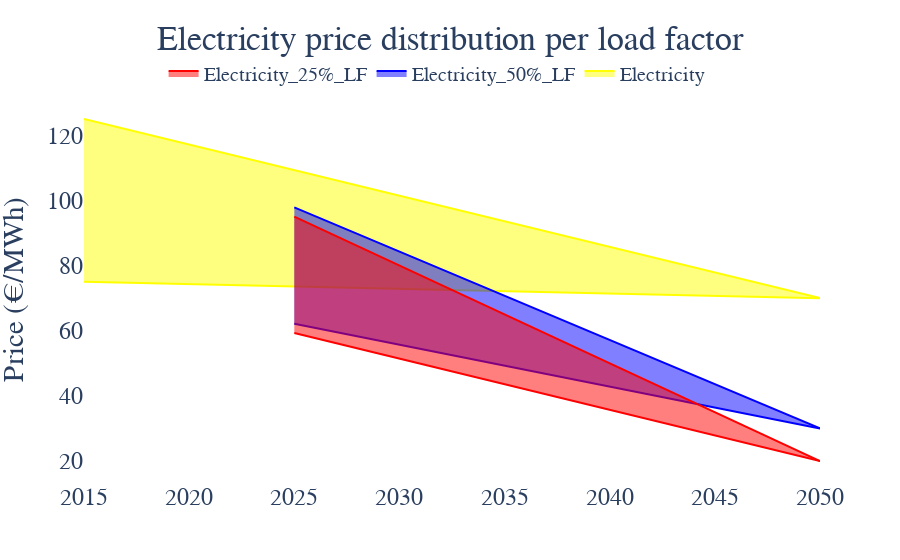

Notebook source saved alongside this figure:
### Code cell
year_list=[2015,2020,2025,2030,2040,2050]
param=V["Parameters"]["RESOURCES_parameters"]
elec_price=param.loc[(["Electricity","Electricity_50%_LF","Electricity_25%_LF"]),"flow_cost_r"].reset_index().sort_values(by="YEAR")
elec_price=elec_price[(elec_price.SECTOR=="Steel") &(elec_price.YEAR<=2050)]
elec_price=elec_price[elec_price.YEAR.isin(year_list)].drop(["SECTOR","AREAS"],axis=1)
elec_price.set_index(["RESOURCES","YEAR"],inplace=True)
mini={}
maxi={}
start_year={"Electricity":2015,"Electricity_50%_LF":2025,"Electricity_25%_LF":2025}
for elec_type in ["Electricity","Electricity_50%_LF","Electricity_25%_LF"]:
    year_mini={}
    year_maxi={}
    for year in year_list:
        if year>=start_year[elec_type]:
            year_mini[year]=elec_price.loc[(elec_type,year),"flow_cost_r"].min()
            year_maxi[year]=elec_price.loc[(elec_type,year),"flow_cost_r"].max()
    mini[elec_type]=year_mini
    maxi[elec_type]=year_maxi
        
fig=go.Figure()
elec_type_color={"Electricity":"yellow","Electricity_50%_LF":"blue","Electricity_25%_LF":"red"}
for elec_type in ["Electricity","Electricity_50%_LF","Electricity_25%_LF"]:
    fig.add_trace(go.Scatter(x=list(maxi[elec_type].keys()),y=list(maxi[elec_type].values()),fill=None,mode="lines",line_color=elec_type_color[elec_type],showlegend=False))
    fig.add_trace(go.Scatter(x=list(mini[elec_type].keys()),y=list(mini[elec_type].values()),fill="tonexty",mode="lines",line_color=elec_type_color[elec_type],name=elec_type))
fig.update_layout(title='Electricity price distribution per load factor',title_x=0.5,#title_y=1,
#                    xaxis_title='Year',
                   yaxis_title='Price (€/MWh)')
fig.update_layout(legend=dict(
    orientation="h",
    yanchor="bottom",
    y=1.02,
    xanchor="right",
    x=0.85,font = dict(size=20)
))

fig.update_layout(
    font=dict(
        family="Times New Roman",size=24)
    )
fig.update_layout( paper_bgcolor="rgba(255,255,255,255)", plot_bgcolor="rgba(255,255,255,255)")
fig.show()

### Figure 1 — Plotly figure (JSON) as saved in the notebook; plotly's stock layout.template omitted (floating-point values rounded to 4 significant figures)
{"data": [{"line": {"color": "yellow"}, "mode": "lines", "showlegend": false, "type": "scatter", "x": [2015, 2020, 2025, 2030, 2040, 2050], "y": [125, 117.1, 109.3, 101.4, 85.71, 70]}, {"fill": "tonexty", "line": {"color": "yellow"}, "mode": "lines", "name": "Electricity", "type": "scatter", "x": [2015, 2020, 2025, 2030, 2040, 2050], "y": [75, 74.29, 73.57, 72.86, 71.43, 70]}, {"line": {"color": "blue"}, "mode": "lines", "showlegend": false, "type": "scatter", "x": [2025, 2030, 2040, 2050], "y": [97.86, 84.29, 57.14, 30]}, {"fill": "tonexty", "line": {"color": "blue"}, "mode": "lines", "name": "Electricity_50%_LF", "type": "scatter", "x": [2025, 2030, 2040, 2050], "y": [62.14, 55.71, 42.86, 30]}, {"line": {"color": "red"}, "mode": "lines", "showlegend": false, "type": "scatter", "x": [2025, 2030, 2040, 2050], "y": [95, 80, 50, 20]}, {"fill": "tonexty", "line": {"color": "red"}, "mode": "lines", "name": "Electricity_25%_LF", "type": "scatter", "x": [2025, 2030, 2040, 2050], "y": [59.29, 51.43, 35.71, 20]}], "layout": {"font": {"family": "Times New Roman", "size": 24}, "legend": {"font": {"size": 20}, "orientation": "h", "x": 0.85, "xanchor": "right", "y": 1.02, "yanchor": "bottom"}, "paper_bgcolor": "rgba(255,255,255,255)", "plot_bgcolor": "rgba(255,255,255,255)", "title": {"text": "Electricity price distribution per load factor", "x": 0.5}, "yaxis": {"title": {"text": "Price (€/MWh)"}}}}
